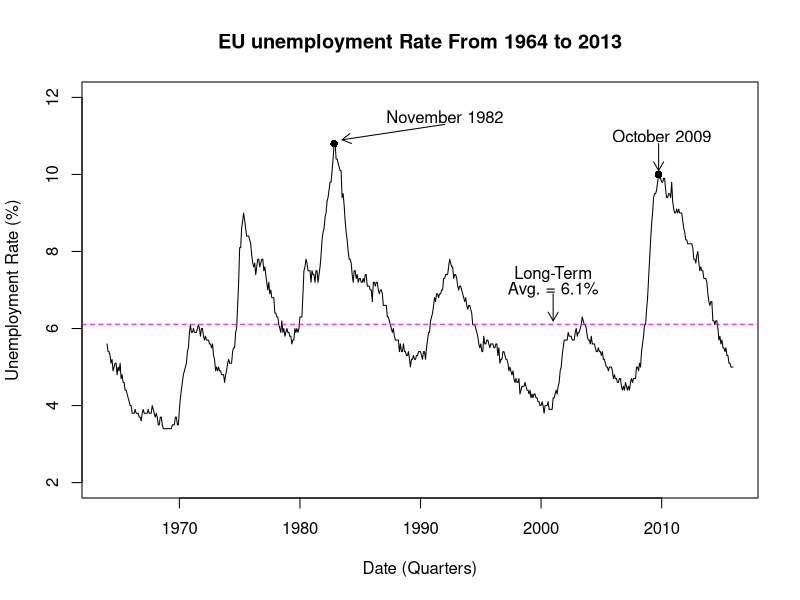

Reproduce this figure in R.
# Unemployment rate
## Again we import data from the IMF, concretely the unemployment rate for countries in the Eurozone from 1980 to 2020
## (predicted component)

library(xts)

## 1. Import Unemployment rate data
unempl<- read.csv("Unemployment.csv", sep = ";", dec = ",",skip = 10)
unempl$date <- as.Date(unempl$observation_date, "%Y-%m-%d")
unempl$UNRATE <- as.numeric(as.character(unempl$UNRATE))
unempl <- xts(unempl$UNRATE, order.by = unempl$date)
names(unempl) <- paste("UNRATE")

## 2. Subset Data from 1964 to 2013
unempl <- subset(unempl, 
                 index(unempl) >= "1964-01-01" &
                   index(unempl) <= "2015-12-31")

## 3. Calculate long term Average Unemployment Rate
lt.avg <- mean(unempl$UNRATE)

## 4. Plot the unemployment rate data
plot(x = index(unempl), 
     xlab = "Date (Quarters)",
     y = unempl$UNRATE,
     ylab = "Unemployment Rate (%)",
     ylim = c(2, 12),
     type = "l",
     main = "EU unemployment Rate From 1964 to 2013")

## 5. Overlay annotations onto the chart
abline(h = lt.avg, lty = 2, col = "magenta")
text(as.Date("2001-01-01"), 7.4, "Long-Term")
text(as.Date("2001-01-01"), 7, "Avg. = 6.1%")
arrows(x0 = as.Date("2001-01-01"),
       y0 = 6.9,
       x1 = as.Date("2001-01-01"),
       y1 = 6.2,
       code = 2,
       length = 0.10)

## *Point with the highest unemployment rate
points(as.Date("1982-11-01"), 10.8, pch = 16)
text(as.Date("1992-01-01"),11.5, "November 1982")
arrows(x0 = as.Date("1992-01-01"),
       y0 = 11.3,
       x1 = as.Date("1983-07-01"),
       y1 = 10.9,
       code = 2,
       length = 0.10)

points(as.Date("2009-10-01"), 10, pch = 16)
text(as.Date("2010-01-01"),11, "October 2009")
arrows(x0 = as.Date("2009-10-01"),
       y0 = 10.8,
       x1 = as.Date("2009-10-01"),
       y1 = 10.1,
       code = 2,
       length = 0.10)

